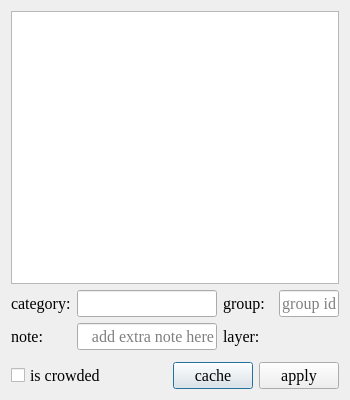
<?xml version="1.0" encoding="UTF-8"?>
<ui version="4.0">
 <class>Dialog</class>
 <widget class="QDialog" name="Dialog">
  <property name="geometry">
   <rect>
    <x>0</x>
    <y>0</y>
    <width>350</width>
    <height>400</height>
   </rect>
  </property>
  <property name="font">
   <font>
    <family>Times New Roman</family>
    <pointsize>12</pointsize>
   </font>
  </property>
  <property name="windowTitle">
   <string/>
  </property>
  <layout class="QVBoxLayout" name="verticalLayout">
   <item>
    <widget class="QListWidget" name="listWidget"/>
   </item>
   <item>
    <widget class="QWidget" name="widget_3" native="true">
     <layout class="QHBoxLayout" name="horizontalLayout_3">
      <property name="leftMargin">
       <number>0</number>
      </property>
      <property name="topMargin">
       <number>0</number>
      </property>
      <property name="rightMargin">
       <number>0</number>
      </property>
      <property name="bottomMargin">
       <number>0</number>
      </property>
      <item>
       <widget class="QLabel" name="label_2">
        <property name="minimumSize">
         <size>
          <width>60</width>
          <height>0</height>
         </size>
        </property>
        <property name="maximumSize">
         <size>
          <width>60</width>
          <height>16777215</height>
         </size>
        </property>
        <property name="text">
         <string>category:</string>
        </property>
       </widget>
      </item>
      <item>
       <widget class="QLineEdit" name="lineEdit_category">
        <property name="alignment">
         <set>Qt::AlignRight|Qt::AlignTrailing|Qt::AlignVCenter</set>
        </property>
        <property name="readOnly">
         <bool>true</bool>
        </property>
       </widget>
      </item>
      <item>
       <widget class="QLabel" name="label">
        <property name="minimumSize">
         <size>
          <width>50</width>
          <height>0</height>
         </size>
        </property>
        <property name="maximumSize">
         <size>
          <width>50</width>
          <height>16777215</height>
         </size>
        </property>
        <property name="text">
         <string>group:</string>
        </property>
       </widget>
      </item>
      <item>
       <widget class="QLineEdit" name="lineEdit_group">
        <property name="minimumSize">
         <size>
          <width>60</width>
          <height>0</height>
         </size>
        </property>
        <property name="maximumSize">
         <size>
          <width>60</width>
          <height>16777215</height>
         </size>
        </property>
        <property name="inputMethodHints">
         <set>Qt::ImhDigitsOnly</set>
        </property>
        <property name="text">
         <string/>
        </property>
        <property name="alignment">
         <set>Qt::AlignRight|Qt::AlignTrailing|Qt::AlignVCenter</set>
        </property>
        <property name="placeholderText">
         <string>group id</string>
        </property>
       </widget>
      </item>
     </layout>
    </widget>
   </item>
   <item>
    <widget class="QWidget" name="widget_5" native="true">
     <layout class="QHBoxLayout" name="horizontalLayout_5">
      <property name="leftMargin">
       <number>0</number>
      </property>
      <property name="topMargin">
       <number>0</number>
      </property>
      <property name="rightMargin">
       <number>0</number>
      </property>
      <property name="bottomMargin">
       <number>0</number>
      </property>
      <item>
       <widget class="QLabel" name="label_3">
        <property name="minimumSize">
         <size>
          <width>60</width>
          <height>0</height>
         </size>
        </property>
        <property name="maximumSize">
         <size>
          <width>60</width>
          <height>16777215</height>
         </size>
        </property>
        <property name="text">
         <string>note:</string>
        </property>
       </widget>
      </item>
      <item>
       <widget class="QLineEdit" name="lineEdit_note">
        <property name="alignment">
         <set>Qt::AlignRight|Qt::AlignTrailing|Qt::AlignVCenter</set>
        </property>
        <property name="placeholderText">
         <string>add extra note here</string>
        </property>
       </widget>
      </item>
      <item>
       <widget class="QLabel" name="label_4">
        <property name="minimumSize">
         <size>
          <width>50</width>
          <height>0</height>
         </size>
        </property>
        <property name="maximumSize">
         <size>
          <width>50</width>
          <height>16777215</height>
         </size>
        </property>
        <property name="text">
         <string>layer:</string>
        </property>
       </widget>
      </item>
      <item>
       <widget class="QLabel" name="label_layer">
        <property name="minimumSize">
         <size>
          <width>60</width>
          <height>0</height>
         </size>
        </property>
        <property name="maximumSize">
         <size>
          <width>60</width>
          <height>16777215</height>
         </size>
        </property>
        <property name="text">
         <string/>
        </property>
        <property name="alignment">
         <set>Qt::AlignRight|Qt::AlignTrailing|Qt::AlignVCenter</set>
        </property>
       </widget>
      </item>
     </layout>
    </widget>
   </item>
   <item>
    <widget class="QWidget" name="widget" native="true">
     <layout class="QHBoxLayout" name="horizontalLayout">
      <property name="leftMargin">
       <number>0</number>
      </property>
      <property name="topMargin">
       <number>0</number>
      </property>
      <property name="rightMargin">
       <number>0</number>
      </property>
      <property name="bottomMargin">
       <number>0</number>
      </property>
     </layout>
    </widget>
   </item>
   <item>
    <widget class="QWidget" name="widget_2" native="true">
     <layout class="QHBoxLayout" name="horizontalLayout_2">
      <property name="leftMargin">
       <number>0</number>
      </property>
      <property name="topMargin">
       <number>0</number>
      </property>
      <property name="rightMargin">
       <number>0</number>
      </property>
      <property name="bottomMargin">
       <number>0</number>
      </property>
      <item>
       <widget class="QCheckBox" name="checkBox_iscrowded">
        <property name="text">
         <string>is crowded</string>
        </property>
       </widget>
      </item>
      <item>
       <spacer name="horizontalSpacer_2">
        <property name="orientation">
         <enum>Qt::Horizontal</enum>
        </property>
        <property name="sizeHint" stdset="0">
         <size>
          <width>97</width>
          <height>20</height>
         </size>
        </property>
       </spacer>
      </item>
      <item>
       <widget class="QPushButton" name="pushButton_cache">
        <property name="text">
         <string>cache</string>
        </property>
        <property name="icon">
         <iconset resource="../icons.qrc">
          <normaloff>:/icons/icons/关闭_close-one.svg</normaloff>:/icons/icons/关闭_close-one.svg</iconset>
        </property>
       </widget>
      </item>
      <item>
       <widget class="QPushButton" name="pushButton_apply">
        <property name="text">
         <string>apply</string>
        </property>
        <property name="icon">
         <iconset resource="../icons.qrc">
          <normaloff>:/icons/icons/校验_check-one.svg</normaloff>:/icons/icons/校验_check-one.svg</iconset>
        </property>
       </widget>
      </item>
     </layout>
    </widget>
   </item>
  </layout>
 </widget>
 <resources>
  <include location="../icons.qrc"/>
 </resources>
 <connections/>
</ui>
